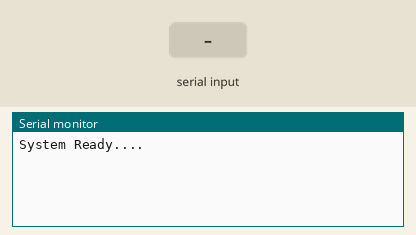
Recording of a sketch running on a simulated Arduino Uno, built with avr-gcc and run on an emulated ATmega328P. On the bench: the last lines printed to the serial monitor. The test bench sets the inputs (shaded band).

Above: at 10.8 s.
10.9 s: "1\n" received over the second serial link
At 16.2 s:
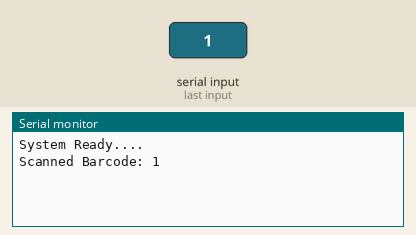
16.9 s: "0\n" received over the second serial link
At 21.3 s:
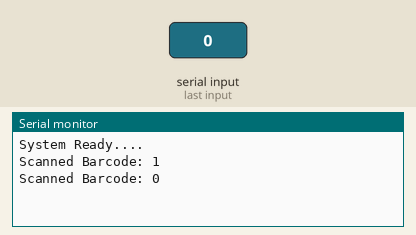
22.9 s: "2\n" received over the second serial link
At 26.3 s:
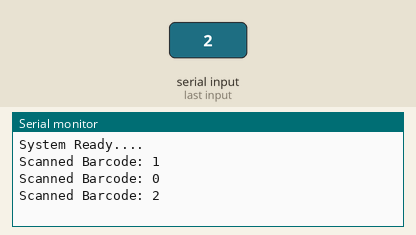

The sketch:

Barcode.ino
```cpp
#include "BARCODE.h"

const int barcodePin = 12;
const int txPin = 10;
const int rxPin = 11;

BARCODE scanner(barcodePin, txPin, rxPin);  // Correct object initialization


void setup() {
  Serial.begin(9600);
  Serial.println("System Ready....");
}

void loop(){
  scanner.scanBarcodes();
}
```

BARCODE.cpp
```cpp
#include "BARCODE.h"
#include "Arduino.h"

BARCODE::BARCODE(int barcodePin, int txPin, int rxPin)
  : barcodeSerial(txPin, rxPin)
{
  this->barcodePin = barcodePin;  // Set the barcodePin
  this->txPin = txPin;            // Set the txPin
  this->rxPin = rxPin;            // Set the rxPin

  pinMode(barcodePin, OUTPUT);
  barcodeSerial.begin(9600);
  lastBarcode = "";

}

void BARCODE::scanBarcodes() {
  digitalWrite(barcodePin, HIGH);  // Activate barcode scanner

  if (barcodeSerial.available()) {  // Check if data is available from the scanner (SoftwareSerial)
    String barcode = "";

    while (barcodeSerial.available()) {
      char c = barcodeSerial.read();
      if (c == '\n') break;         // Stop reading at newline (end of barcode)
      barcode += c;                 // Append character to barcode string
    }

    // Check if the barcode is new
    if (barcode.length() > 0 && barcode != lastBarcode) {
      lastBarcode = barcode;        // Update last scanned barcode
      Serial.print("Scanned Barcode: ");
      Serial.println(barcode);      // Print barcode to Serial Monitor
    }
  }

  digitalWrite(barcodePin, LOW);  // Deactivate barcode scanner
  delay(5000);                     // Delay for 5 seconds before scanning again

}
```

BARCODE.h
```cpp
#ifndef BARCODE_H
#define BARCODE_H

#include "Arduino.h"
#include "SoftwareSerial.h"

class BARCODE {
  private:
    int txPin;
    int rxPin;
    int barcodePin;
    SoftwareSerial barcodeSerial;
    String lastBarcode;

  public:
    BARCODE(int barcodePin, int txPin, int rxPin);

    void scanBarcodes();
};

#endif
```

Measured:
- after the input at 10.9 s, the serial monitor: prints a new line after 4.1 s (image 1)
- after the input at 16.9 s, the serial monitor: prints a new line after 3.1 s (image 2)
- after the input at 22.9 s, the serial monitor: prints a new line after 2.1 s (image 3)
